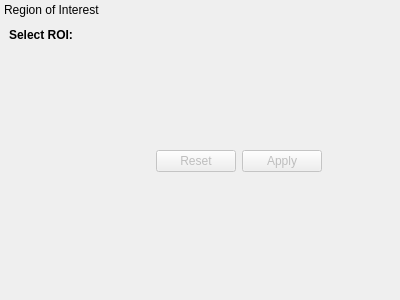
<?xml version="1.0" encoding="UTF-8"?>
<ui version="4.0">
 <class>Form</class>
 <widget class="QWidget" name="Form">
  <property name="geometry">
   <rect>
    <x>0</x>
    <y>0</y>
    <width>400</width>
    <height>300</height>
   </rect>
  </property>
  <property name="windowTitle">
   <string>Form</string>
  </property>
  <widget class="QDockWidget" name="roiDock">
   <property name="geometry">
    <rect>
     <x>0</x>
     <y>0</y>
     <width>478</width>
     <height>181</height>
    </rect>
   </property>
   <property name="sizePolicy">
    <sizepolicy hsizetype="Expanding" vsizetype="Expanding">
     <horstretch>0</horstretch>
     <verstretch>0</verstretch>
    </sizepolicy>
   </property>
   <property name="windowTitle">
    <string>Region of Interest</string>
   </property>
   <widget class="QWidget" name="dockWidgetContents_6">
    <layout class="QVBoxLayout" name="verticalLayout_10">
     <item>
      <widget class="QLabel" name="roiTitle">
       <property name="sizePolicy">
        <sizepolicy hsizetype="Preferred" vsizetype="Preferred">
         <horstretch>0</horstretch>
         <verstretch>0</verstretch>
        </sizepolicy>
       </property>
       <property name="text">
        <string>&lt;b&gt;Select ROI:&lt;/b&gt;</string>
       </property>
       <property name="textFormat">
        <enum>Qt::RichText</enum>
       </property>
      </widget>
     </item>
     <item>
      <widget class="ROIView" name="roiView" native="true">
       <property name="sizePolicy">
        <sizepolicy hsizetype="Expanding" vsizetype="Expanding">
         <horstretch>0</horstretch>
         <verstretch>0</verstretch>
        </sizepolicy>
       </property>
      </widget>
     </item>
     <item>
      <widget class="QDialogButtonBox" name="roiButtons">
       <property name="enabled">
        <bool>false</bool>
       </property>
       <property name="standardButtons">
        <set>QDialogButtonBox::Apply|QDialogButtonBox::Reset</set>
       </property>
       <property name="centerButtons">
        <bool>true</bool>
       </property>
      </widget>
     </item>
    </layout>
   </widget>
  </widget>
 </widget>
 <customwidgets>
  <customwidget>
   <class>ROIView</class>
   <extends>QWidget</extends>
   <header>roiview.h</header>
  </customwidget>
 </customwidgets>
 <resources/>
 <connections/>
</ui>
